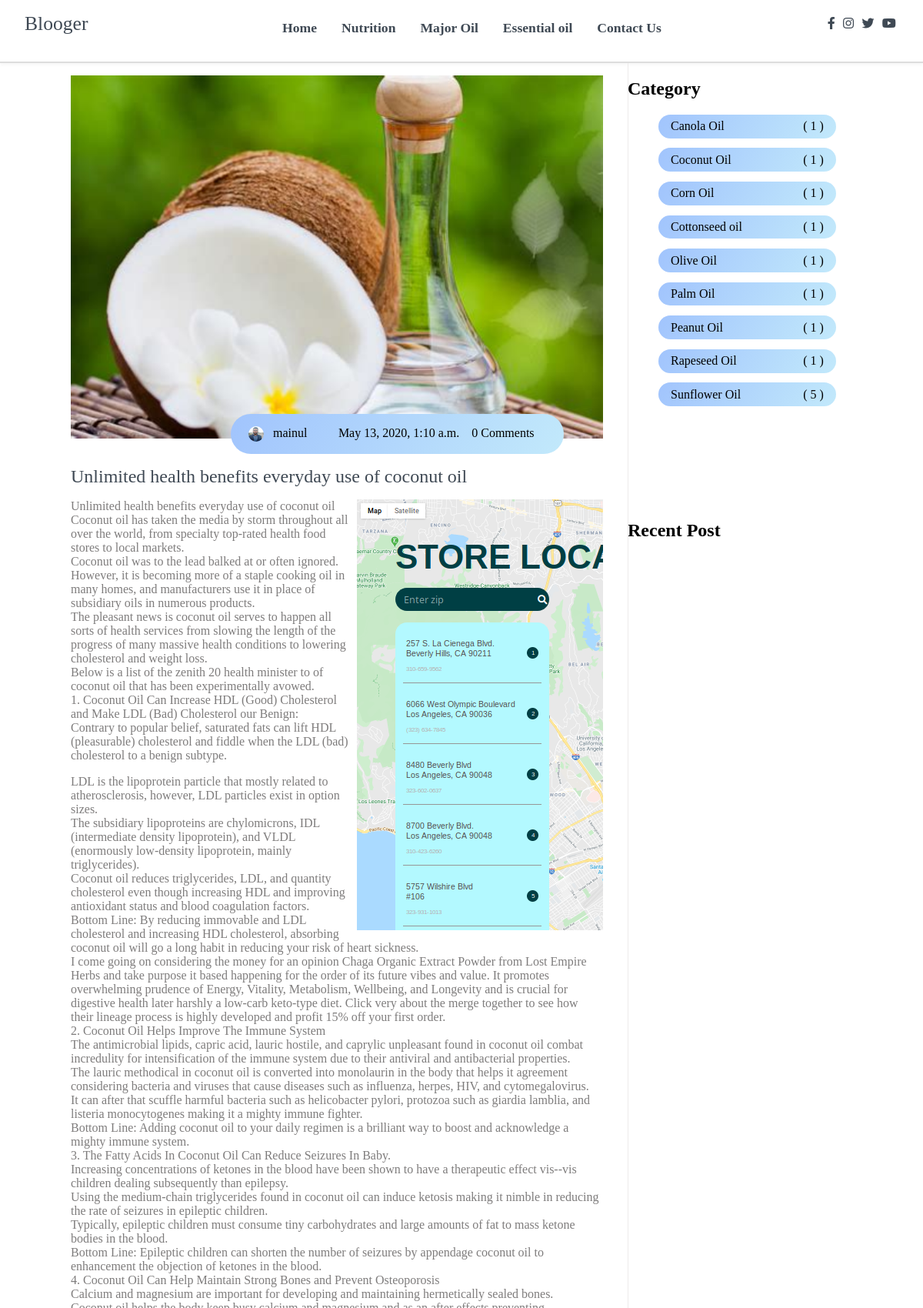
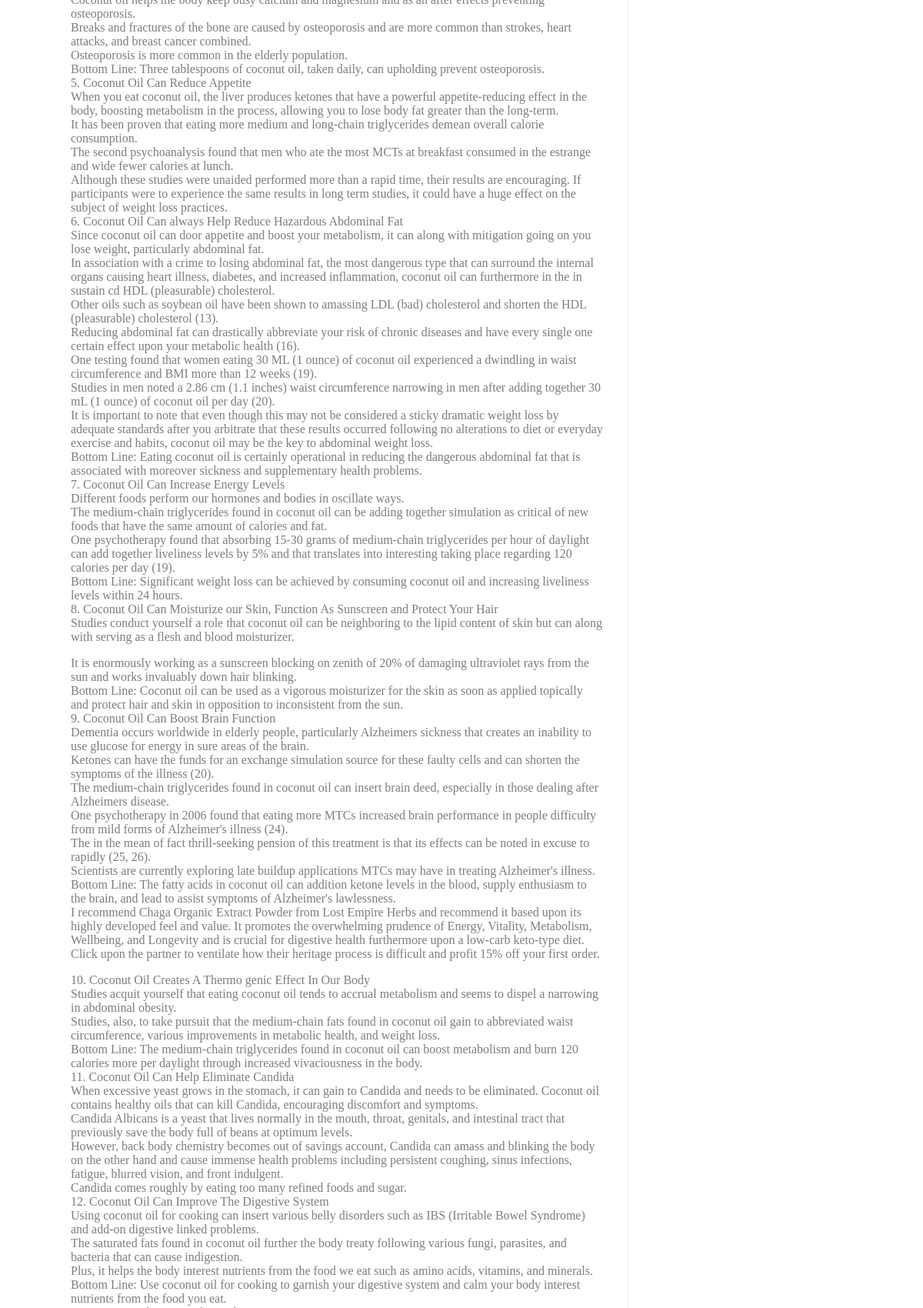
The app's page /post/1/ (upper part) with its own data (2 pictures, top to bottom).
### posts/models.py (models this page shows, shortened)
class Post(models.Model):
    title = models.CharField(max_length=150)
    overview = models.TextField()
    timestamp = models.DateTimeField(auto_now_add= True)
    author = models.ForeignKey(Author, on_delete=models.CASCADE)
    thumbnail = models.ImageField()
    incredient_pdf = models.ImageField(blank=True, null=True)
    categories = models.ManyToManyField(Category)
    featured = models.BooleanField()
    likes = models.ManyToManyField(User, related_name='likes', blank=True, null=True)
    unlikes = models.ManyToManyField(User,related_name='unlikes',blank=True, null=True)
    def total_unlikes(self):
        return self.unlikes.all().count()
    def total_likes(self):
        return self.likes.all().count()
    def get_absolute_url(self, **kwargs):
        return reverse('post-detail', kwargs={
            'pk':self.pk
        })
    def approve_comments(self):
        return self.comments.filter(approve_comment=True)

class Author(models.Model):
    user = models.OneToOneField(User, on_delete=models.CASCADE)
    profile_picture = models.ImageField()
    def __str__(self):
        return self.user.username

class Category(models.Model):
    title = models.CharField(max_length = 30)

### posts/views.py (the view)
# urls.py: path('post/<int:pk>/', PostDetailView.as_view(), name='post-detail'),
class PostDetailView(DetailView):
    queryset = Post.objects.all()
    template_name = 'posts/post-detail.html'
    context_object_name = 'post'
    form = CommentForm()
    def get_context_data(self, **kwargs):
        category_count = get_category_count()
        recent = Post.objects.order_by('-timestamp')[0:10]
        category = get_object_or_404(Category, id=self.kwargs['pk'])
        related_post = Post.objects.filter(categories=category)[0:24]
        stuff = get_object_or_404(Post, id=self.kwargs['pk'])
        total_likes = stuff.total_likes()
        total_unlikes = stuff.total_unlikes()
        liked = False
        if stuff.likes.filter(id=self.request.user.id).exists():
            liked = True
        context = super().get_context_data(**kwargs)
        context['form'] = self.form
        context['category_count'] = category_count
        context['recent'] = recent
        context['related_post'] = related_post
        context['total_likes'] = total_likes
        context['total_unlikes'] = total_unlikes
        context['liked'] = liked
        return context
    def post(self, request,pk, **kwargs):
        post = get_object_or_404(Post, pk=pk)
        if request.method == 'POST':
            form = CommentForm(request.POST)
            if form.is_valid():
                comment = form.save(commit=False)
                comment.post = post
                comment.save()
                return redirect(reverse("post-detail", kwargs={
                    'pk':post.pk
                }))
        else:
            form = CommentForm()

### posts/views.py (called while the page is built)
def get_category_count():
    queryset = Post.objects.values('categories__title').annotate(Count('categories__title'))
    return queryset

### posts/templates/posts/post-detail.html (shortened to what this page needs)
{% extends 'base.html' %}
{% load crispy_forms_tags %}
{% load static %}
{% block content %}
<main>
  <section class="container">
    <div class="site-content">
      <div class="posts" style="">
        <div class="post-content" data-aos="zoom-in" data-aos-delay="200">
          <div class="post-image">
            <div>
              <img src=" {{ post.thumbnail.url }} " class="img" alt="blog1">
            </div>
            <div style="padding:16px 30px;" class="post-info flex-row">
              <span>
                <i class="">
                  <img style="width:20px; height:20px;
                                  border-radius:100%; float:left;margin-left:-15px;"
                    src="{{ post.author.profile_picture.url }}">
                </i>&nbsp;&nbsp; {{ post.author }}
              </span>
              <span>
                <i class="fas fa-calendar-alt text-gray"></i>&nbsp;&nbsp; {{ post.timestamp}}
              </span>
              <span>{{ post.comments.count }} Comments</span>
            </div>
          </div>
          <div class="post-title">
            <a href=""> {{ post.title }}</a>
            <p style="text-align: justify;">
              {% if post.incredient_pdf %}
      <div style="">
        <div class="incredient" style=" width:20rem; height:35rem;overflow-x: scroll;overflow-y: scroll; float: right" >
          <img src=" {{ post.incredient_pdf.url }} " class="img" alt="blog1">
        </div>
      </div>
              {% endif %}
              {{ post.overview|linebreaks }}
            </p>
          </div>
        </div>
    </div>
    <aside class="sidebar">
      <div class="category">
        <h2>Category</h2>
        <ul class="category-list">
          {% for cat in category_count %}
          <li class="list-items" data-aos="fade-left" data-aos-delay="100">
            {% if 'Cottonseed oil' in cat.categories__title %}
            <a href=" {% url 'CottonseedOil' %} "> {{ cat.categories__title }}</a>
            <span>( {{ cat.categories__title__count }} )</span>
            {% endif %}
            {% if 'Coconut Oil' in cat.categories__title %}
            <a href=" {% url 'CoconutOil' %} "> {{ cat.categories__title }}</a>
            <span>( {{ cat.categories__title__count }} )</span>
            {% endif %}
            {% if 'Corn Oil' in cat.categories__title %}
            <a href=" {% url 'CornOil' %} "> {{ cat.categories__title }}</a>
            <span>( {{ cat.categories__title__count }} )</span>
            {% endif %}
            {% if 'Canola Oil' in cat.categories__title %}
            <a href=" {% url 'CanolaOil' %} "> {{ cat.categories__title }}</a>
            <span>( {{ cat.categories__title__count }} )</span>
            {% endif %}
            {% if 'Olive Oil' in cat.categories__title %}
            <a href=" {% url 'OliveOil' %} "> {{ cat.categories__title }}</a>
            <span>( {{ cat.categories__title__count }} )</span>
            {% endif %}
            {% if 'Palm Oil' in cat.categories__title %}
            <a href=" {% url 'PalmOil' %} "> {{ cat.categories__title }}</a>
            <span>( {{ cat.categories__title__count }} )</span>
            {% endif %}
            {% if 'Peanut Oil' in cat.categories__title %}
            <a href=" {% url 'PeanutOil' %} "> {{ cat.categories__title }}</a>
            <span>( {{ cat.categories__title__count }} )</span>
            {% endif %}
            {% if 'Rapeseed Oil' in cat.categories__title %}
            <a href=" {% url 'RapeseedOil' %} "> {{ cat.categories__title }}</a>
            <span>( {{ cat.categories__title__count }} )</span>
            {% endif %}
            {% if 'Sunflower Oil' in cat.categories__title %}
            <a href=" {% url 'SunflowerOil' %} "> {{ cat.categories__title }}</a>
            <span>( {{ cat.categories__title__count }} )</span>
            {% endif %}
          </li>
          {% endfor %}
        </ul>
      </div>
      <div class="popular-post">
        <h2>Recent Post</h2>
        {% for obj in recent %}
        <div class="post-content" data-aos="flip-up" data-aos-delay="200">
          <div class="post-image">
            <div>
              <img src=" {{ obj.thumbnail.url }} " class="img" alt="blog1">
            </div>
            <div class="post-info flex-row">
              <span><i class="fas fa-calendar-alt text-gray"></i>&nbsp;&nbsp;
              </span>
              <span>2 Comments</span>
            </div>
          </div>
          <div class="post-title">
            <a href=" {% url 'post-detail' pk=obj.pk %} "> {{ obj.title }} </a>
          </div>
        </div>
        {% endfor %}
      </div>
    </aside>
    </div>
  </section>
</main>
{% endblock content %}

### static/css/all.css (style rules this page uses)
.fa, .fas, .far, .fal, .fad, .fab { -moz-osx-font-smoothing: grayscale; -webkit-font-smoothing: antialiased; display: inline-block; font-style: normal; font-variant: normal; text-rendering: auto; line-height: 1; }
.fa-calendar-alt:before { content: "\f073"; }
.fa, .fas { font-family: 'Font Awesome 5 Free'; font-weight: 900; }

### static/css/Style.css (style rules this page uses)
html, body { margin: 0%; box-sizing: border-box; overflow-x: hidden; left: 0; }
p { font-family: Arial, Helvetica, sans-serif; }
:root { --text-gray: #3f4954; --text-light : #686666da; --bg-color: #0f0f0f; --white: #ffffff; --midnight: #104f55; --sky: linear-gradient(120deg, #a1c4fd 0%, #c2e9fb 100%); --Abel: 'Abel', cursive; --Anton: 'Anton', cursive; --Josefin : 'Josefin', cursive; --Lexend: 'Lexend', cursive; --Livvic : 'Livvic', cursive; --Lobster: 'Lobster', cursive; --Open_Sans: 'Open_Sans', cursive; --Oswald: 'Oswald', cursive; --Passion_One: 'Passion_One', cursive; --Roboto: 'Roboto', cursive; --Ubuntu: 'Ubuntu', cursive; }
a { text-decoration: none; color: var(--text-gray); }
.flex-row { display: flex; flex-direction: row; flex-wrap: wrap; }
ul { list-style-type: none; }
h2 { font-family: var(--Lexend); }
span { font-family: var(--Abel); }
.container { margin: 0 5vw; }
.text-gray { color: var(--text-gray); }
p { font-family: var(--Lexend); color: var(--text-light); }
main .site-content { display: grid; grid-template-columns: 70% 30%; }
main .post-content { width: 100%; border-right: 1px solid rgb(236, 234, 234); }
main .site-content .post-content > .post-image, .post-title { padding: 1rem 2rem; position: relative; }
main .site-content .post-content > .post-image .post-info { background: var(--sky); padding: 1rem; position: absolute; bottom: 0%; left: 20vw; border-radius: 3rem; }
main .site-content .post-content > .post-image > div { overflow: hidden; }
main .site-content .post-content > .post-image .img { width: 100%; transition: all .5s ease; }
main .site-content .post-content > .post-image .post-info span { margin: 0 .5rem; }
main .post-content .post-title a { font-family: var(--Anton); font-size: 1.5rem; }
.site-content > .sidebar .category-list { font-family: var(--Livvic); }
.site-content > .sidebar .category-list .list-items { background: var(--sky); padding: .4rem 1rem; margin: .8rem 0; border-radius: 3rem; width: 70%; display: flex; justify-content: space-between; }
.site-content > .sidebar .category-list .list-items a { color: black; }
.site-content .sidebar .popular-post .post-content { padding: 1rem 0; }
.site-content .sidebar .popular-post h2 { padding-top: 8rem; }
.site-content .sidebar .popular-post .post-info { padding: .4rem .1rem !important; bottom: 0rem !important; left: 1.5rem !important; border-radius: 0rem !important; background: white !important; }
.site-content .sidebar .popular-post .post-title a { font-size: 1rem; }

### records on screen
Post: thumbnail (picture), author.profile_picture (picture), author "mainul", timestamp "May 13, 2020, 1:10 a.m.", comments.count "0", title "Unlimited health benefits everyday use of coconut oil", incredient_pdf (picture), overview "Unlimited health benefits everyday use of coconut oil Coconut oil has taken the media by storm throughout all over the world, from specialty top-rated health food stores to local markets. Coconut oil was to the lead balked at or often ignored. However, it is becoming more of a staple cooking oil in many homes, and manufacturers use it in place of subsidiary oils in numerous products. The pleasant news is coconut oil serves to happen all sorts of health services from slowing the length of the progress of many massive health conditions to lowering cholesterol and weight loss. Below is a list of the zenith 20 health minister to of coconut oil that has been experimentally avowed. 1. Coconut Oil…"
Category: categories__title "Coconut Oil", categories__title__count "1"
Post: thumbnail (picture)
Post: thumbnail (picture)
Post: thumbnail (picture)
Post: thumbnail (picture)
Post: thumbnail (picture)
Post: thumbnail (picture)
Post: thumbnail (picture)
Post: thumbnail (picture)
Post: thumbnail (picture)

### other values on screen
{{ cat.categories__title }} "Canola Oil"
{{ cat.categories__title__count }} "1"
{{ cat.categories__title }} "Corn Oil"
{{ cat.categories__title }} "Cottonseed oil"
{{ cat.categories__title }} "Olive Oil"
{{ cat.categories__title }} "Palm Oil"
{{ cat.categories__title }} "Peanut Oil"
{{ cat.categories__title }} "Rapeseed Oil"
{{ cat.categories__title }} "Sunflower Oil"
{{ cat.categories__title__count }} "5"
